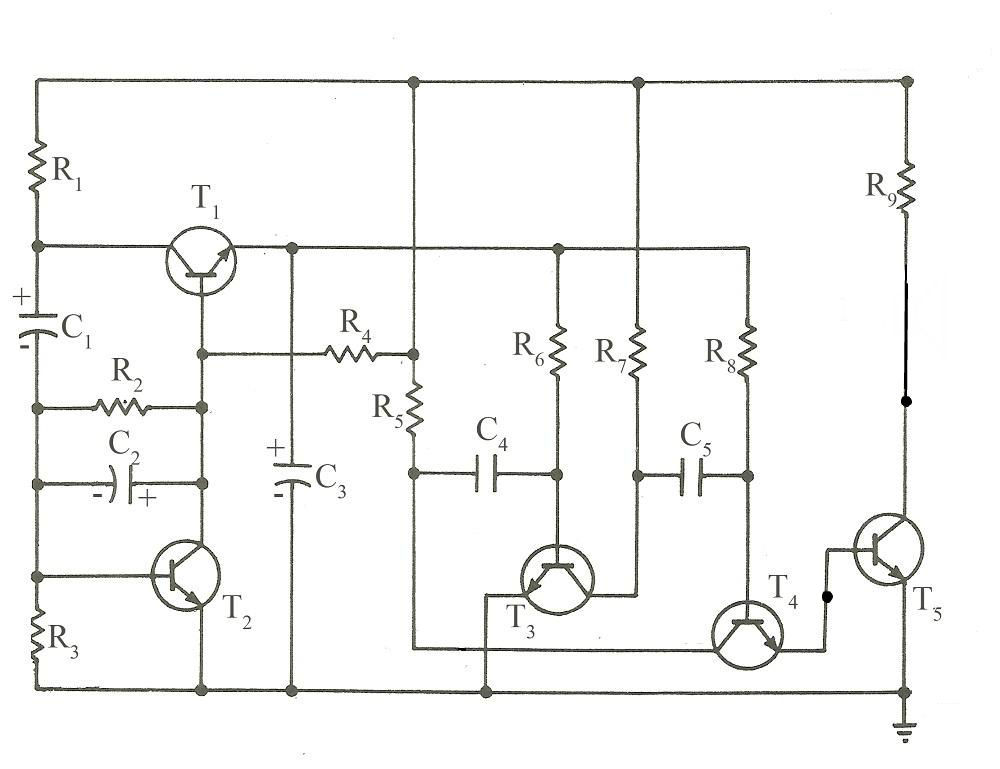
#> input picture Circuits/Circuit.jpg, 1000 x 769 px, found by its file name
$ python morph.py
#> lines starting #> are read from the running program, lines starting #| are printed output that depends on the picture; after the words box and inside, x2 and y2 are one past the last pixel; in counts of white or black regions, pixels touching at a corner belong together
import cv2
import numpy as np
from matplotlib import pyplot as plt
import imutils
import pytesseract
from sklearn.metrics.pairwise import euclidean_distances

src = cv2.imread('Circuit.jpg')
#> src is the input picture: shape (769, 1000, 3); mean B, G, R 245, 245.8, 245.7
gray = cv2.cvtColor(src, cv2.COLOR_BGR2GRAY)
(thresh, bw) = cv2.threshold(~gray, 128, 255, cv2.THRESH_BINARY | cv2.THRESH_OTSU)
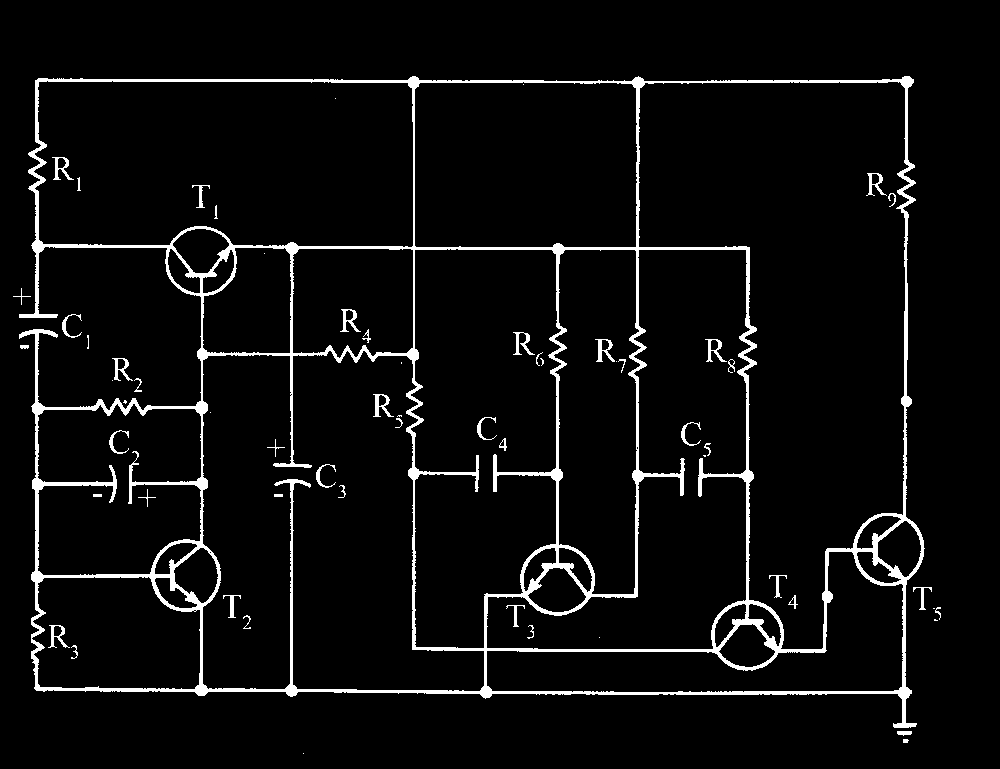
#> bw: shape (769, 1000); 5% white; 61 white regions (16 under 20 px), largest, box (x1, y1, x2, y2) and area: (19, 76, 925, 728) 34655, (373, 394, 394, 417) 190, (595, 339, 615, 362) 187
#> thresh = 84

width = 500
height = 500
dim = (width, height)

# resize image
src = cv2.resize(src, dim, interpolation = cv2.INTER_AREA)
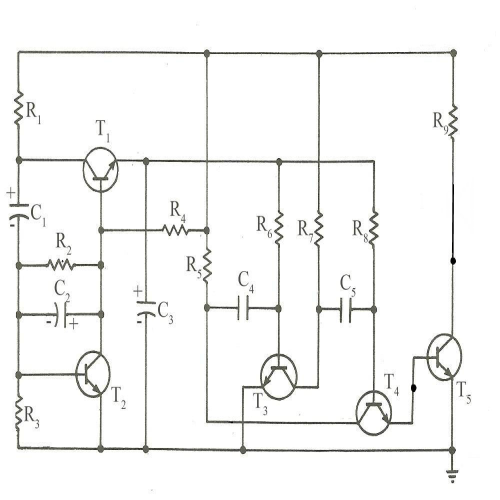
#> src: shape (500, 500, 3); mean B, G, R 245, 245.8, 245.7
bw = cv2.resize(bw, dim, interpolation = cv2.INTER_AREA)
#> bw: shape (500, 500)

(thresh, bw) = cv2.threshold(bw, 128, 255, cv2.THRESH_BINARY | cv2.THRESH_OTSU)
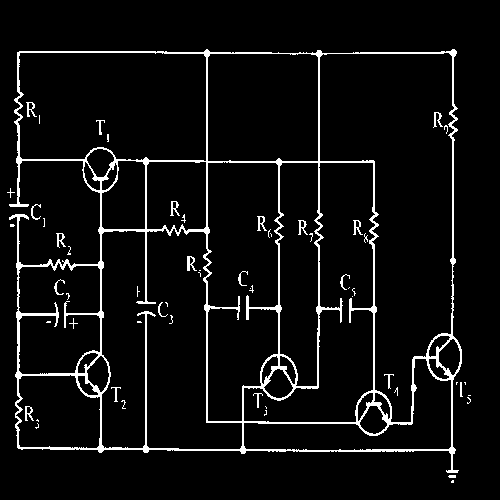
#> bw: shape (500, 500); 5.7% white in thin lines or dots, all inside (x1, y1, x2, y2) = (7, 49, 471, 483)
#> thresh = 104


kernel = np.ones((20,20),np.uint8)
bw1 = cv2.morphologyEx(bw, cv2.MORPH_CLOSE, kernel)
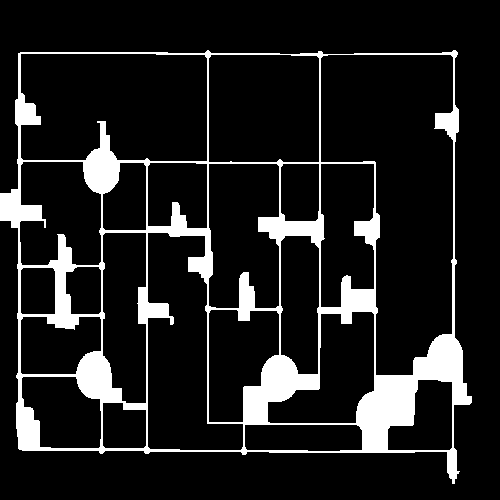
#> bw1: shape (500, 500); 12.3% white; 1 white region, box (x1, y1, x2, y2) and area: (0, 50, 472, 484) 30649


kernel = np.ones((3,3),np.uint8)
bw2 = cv2.dilate(bw,kernel,iterations = 1)
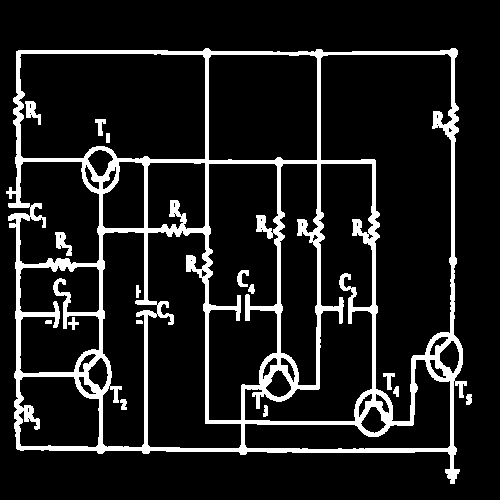
#> bw2: shape (500, 500); 11.6% white; 16 white regions, largest, box (x1, y1, x2, y2) and area: (6, 48, 467, 484) 27853, (55, 232, 72, 256) 204, (25, 101, 41, 125) 195

wires = cv2.subtract(bw1, bw2)
#> wires: shape (500, 500); 4.3% white; 159 white regions (93 under 20 px), largest, box (x1, y1, x2, y2) and area: (376, 375, 411, 421) 1004, (245, 389, 276, 420) 532, (19, 411, 40, 446) 467

kernel = np.ones((20,20),np.uint8)

wires = cv2.morphologyEx(wires, cv2.MORPH_CLOSE, kernel)
#> wires: shape (500, 500); 7.2% white; 28 white regions (8 under 20 px), largest, box (x1, y1, x2, y2) and area: (360, 269, 473, 450) 4680, (246, 359, 317, 426) 2086, (48, 236, 97, 330) 1295
kernel = np.ones((10,10),np.uint8)
wires = cv2.dilate(wires,kernel,iterations = 1)
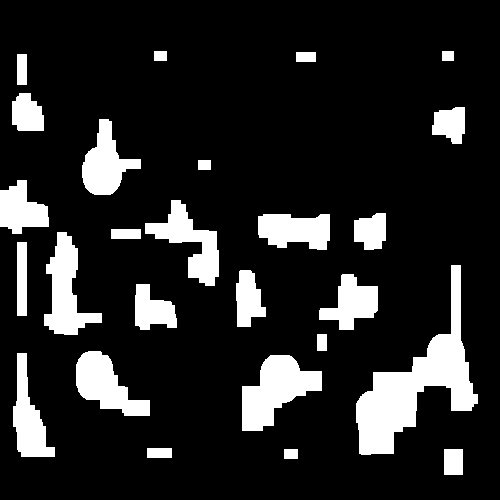
#> wires: shape (500, 500); 14.9% white; 26 white regions, largest, box (x1, y1, x2, y2) and area: (356, 265, 478, 455) 7632, (242, 355, 322, 431) 3409, (44, 232, 102, 335) 2771

wires = cv2.subtract(bw,wires)
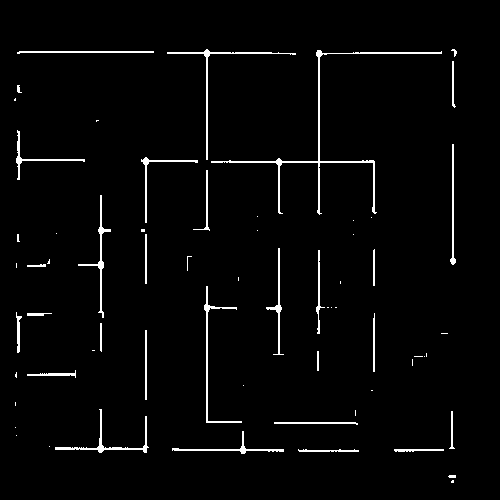
#> wires: shape (500, 500); 2.6% white in thin lines or dots, all inside (x1, y1, x2, y2) = (14, 49, 457, 483)
'''wires = cv2.subtract(wires, bw)
wires = cv2.morphologyEx(wires, cv2.MORPH_CLOSE, kernel)
wires = cv2.subtract(wires, bw)'''

cv2.imshow("img", src)
cv2.imshow('BW1', bw2)
cv2.imshow('BW', bw1)
cv2.imshow('Wires', wires)

cv2.waitKey(0)
cv2.destroyAllWindows()
